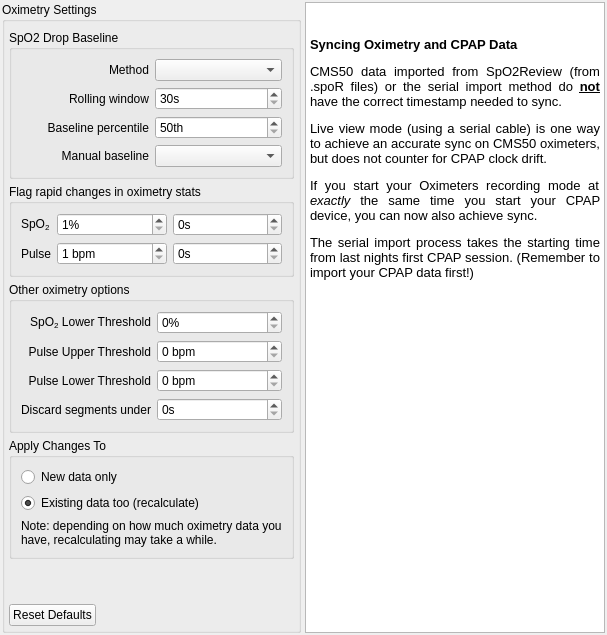
            <widget class="QWidget" name="oximetryTab">
             <attribute name="title">
              <string>Oximetry</string>
             </attribute>
             <layout class="QHBoxLayout" name="horizontalLayout_12">
              <property name="spacing">
               <number>4</number>
              </property>
              <property name="leftMargin">
               <number>2</number>
              </property>
              <property name="topMargin">
               <number>2</number>
              </property>
              <property name="rightMargin">
               <number>2</number>
              </property>
              <property name="bottomMargin">
               <number>2</number>
              </property>
              <item>
               <widget class="QGroupBox" name="oximetryGroupBox">
                <property name="title">
                 <string>Oximetry Settings</string>
                </property>
                <property name="checkable">
                 <bool>false</bool>
                </property>
                <layout class="QGridLayout" name="gridLayout_2">
                 <property name="leftMargin">
                  <number>4</number>
                 </property>
                 <property name="topMargin">
                  <number>8</number>
                 </property>
                 <property name="rightMargin">
                  <number>4</number>
                 </property>
                 <property name="bottomMargin">
                  <number>4</number>
                 </property>
                 <property name="spacing">
                  <number>5</number>
                 </property>
                 <item row="0" column="0" colspan="2">
                  <widget class="QGroupBox" name="experimental_group">
                    <property name="title">
                      <string>SpO2 Drop Baseline</string>
                    </property>
                    <layout class="QGridLayout" name="gridLayout_spo2Baseline">
                      <item row="0" column="0">
                        <widget class="QLabel" name="label_47">
                          <property name="text">
                            <string>Method</string>
                          </property>
                          <property name="alignment">
                            <set>Qt::AlignRight|Qt::AlignTrailing|Qt::AlignVCenter</set>
                          </property>
                        </widget>
                      </item>
                      <item row="0" column="1">
                        <widget class="QComboBox" name="spo2BaselineMethod">
                          <property name="toolTip">
                            <string>The SpO2 level that drops are measured from.
Rolling: the average of the readings just before, so the baseline follows slow changes through the night (recommended).
Whole night / First hour: one value for the session, from the percentile set below.
Manual: the fixed value set below.</string>
                          </property>
                        </widget>
                      </item>
                      <item row="1" column="0">
                        <widget class="QLabel" name="label_spo2BaselineWindow">
                          <property name="text">
                            <string>Rolling window</string>
                          </property>
                          <property name="alignment">
                            <set>Qt::AlignRight|Qt::AlignTrailing|Qt::AlignVCenter</set>
                          </property>
                        </widget>
                      </item>
                      <item row="1" column="1">
                        <widget class="QSpinBox" name="spo2BaselineWindow">
                          <property name="toolTip">
                            <string>How far back the rolling baseline looks. Readings already part of a drop are left out.</string>
                          </property>
                          <property name="suffix">
                            <string>s</string>
                          </property>
                          <property name="minimum">
                            <number>30</number>
                          </property>
                          <property name="maximum">
                            <number>600</number>
                          </property>
                          <property name="singleStep">
                            <number>30</number>
                          </property>
                        </widget>
                      </item>
                      <item row="2" column="0">
                        <widget class="QLabel" name="label_spo2BaselinePercentile">
                          <property name="text">
                            <string>Baseline percentile</string>
                          </property>
                          <property name="alignment">
                            <set>Qt::AlignRight|Qt::AlignTrailing|Qt::AlignVCenter</set>
                          </property>
                        </widget>
                      </item>
                      <item row="2" column="1">
                        <widget class="QSpinBox" name="spo2BaselinePercentile">
                          <property name="toolTip">
                            <string>For the Whole night and First hour methods: the baseline is the SpO2 level the readings are at or below for this share of the time.
The 50th percentile (the median) suits most nights.
Higher percentiles cope better with nights spent mostly desaturated, but on steady nights they count normal variation as drops.</string>
                          </property>
                          <property name="suffix">
                            <string>th</string>
                          </property>
                          <property name="minimum">
                            <number>50</number>
                          </property>
                          <property name="maximum">
                            <number>95</number>
                          </property>
                          <property name="singleStep">
                            <number>5</number>
                          </property>
                        </widget>
                      </item>
                      <item row="3" column="0">
                        <widget class="QLabel" name="label_baseSpO2Option">
                          <property name="text">
                            <string>Manual baseline</string>
                          </property>
                          <property name="alignment">
                            <set>Qt::AlignRight|Qt::AlignTrailing|Qt::AlignVCenter</set>
                          </property>
                        </widget>
                      </item>
                      <item row="3" column="1">
                        <widget class="QComboBox" name="baseSpO2Option">
                          <property name="toolTip">
                            <string>The fixed baseline used by the Manual method. This may be useful when the automatic baselines are not typical of your data, or to compare days more easily.</string>
                          </property>
                        </widget>
                      </item>
                    </layout>
                  </widget>
                 </item>
                 <item row="2" column="0" colspan="2">
                  <widget class="QGroupBox" name="groupBox_3">
                   <property name="sizePolicy">
                    <sizepolicy hsizetype="Preferred" vsizetype="Preferred">
                     <horstretch>0</horstretch>
                     <verstretch>0</verstretch>
                    </sizepolicy>
                   </property>
                   <property name="title">
                    <string>Other oximetry options</string>
                   </property>
                   <layout class="QGridLayout" name="gridLayout_13">
                    <item row="0" column="1">
                     <widget class="QSpinBox" name="oxiDesaturationThreshold">
                      <property name="toolTip">
                       <string>Where the SpO2 Lower Threshold line is drawn on the SpO2 graph. Turn the line on from the graph's right-click menu, under Dotted Lines.</string>
                      </property>
                      <property name="suffix">
                       <string notr="true">%</string>
                      </property>
                     </widget>
                    </item>
                    <item row="2" column="1">
                     <widget class="QSpinBox" name="flagPulseBelow">
                      <property name="toolTip">
                       <string>Where the Pulse Lower Threshold line is drawn on the Pulse graph. Turn the line on from the graph's right-click menu, under Dotted Lines.</string>
                      </property>
                      <property name="suffix">
                       <string> bpm</string>
                      </property>
                     </widget>
                    </item>
                    <item row="3" column="1">
                     <widget class="QSpinBox" name="oxiDiscardThreshold">
                      <property name="toolTip">
                       <string>When running Data → Automatic Oximetry Cleanup, segments of oximetry data shorter than this are discarded.</string>
                      </property>
                      <property name="suffix">
                       <string>s</string>
                      </property>
                      <property name="maximum">
                       <number>300</number>
                      </property>
                     </widget>
                    </item>
                    <item row="3" column="0">
                     <widget class="QLabel" name="label_33">
                      <property name="text">
                       <string>Discard segments under</string>
                      </property>
                      <property name="alignment">
                       <set>Qt::AlignRight|Qt::AlignTrailing|Qt::AlignVCenter</set>
                      </property>
                     </widget>
                    </item>
                    <item row="1" column="1">
                     <widget class="QSpinBox" name="flagPulseAbove">
                      <property name="toolTip">
                       <string>Where the Pulse Upper Threshold line is drawn on the Pulse graph. Turn the line on from the graph's right-click menu, under Dotted Lines.</string>
                      </property>
                      <property name="suffix">
                       <string> bpm</string>
                      </property>
                      <property name="maximum">
                       <number>150</number>
                      </property>
                     </widget>
                    </item>
                    <item row="0" column="0">
                     <widget class="QLabel" name="label_52">
                      <property name="text">
                       <string>&lt;html&gt;&lt;head/&gt;&lt;body&gt;&lt;p&gt;SpO&lt;span style=&quot; vertical-align:sub;&quot;&gt;2&lt;/span&gt; Lower Threshold&lt;/p&gt;&lt;/body&gt;&lt;/html&gt;</string>
                      </property>
                      <property name="alignment">
                       <set>Qt::AlignRight|Qt::AlignTrailing|Qt::AlignVCenter</set>
                      </property>
                     </widget>
                    </item>
                    <item row="2" column="0">
                     <widget class="QLabel" name="label_54">
                      <property name="text">
                       <string>Pulse Lower Threshold</string>
                      </property>
                      <property name="alignment">
                       <set>Qt::AlignRight|Qt::AlignTrailing|Qt::AlignVCenter</set>
                      </property>
                     </widget>
                    </item>
                    <item row="1" column="0">
                     <widget class="QLabel" name="label_53">
                      <property name="text">
                       <string>Pulse Upper Threshold</string>
                      </property>
                      <property name="alignment">
                       <set>Qt::AlignRight|Qt::AlignTrailing|Qt::AlignVCenter</set>
                      </property>
                     </widget>
                    </item>
                   </layout>
                  </widget>
                 </item>
                 <item row="1" column="0" colspan="2">
                  <widget class="QGroupBox" name="groupBox_4">
                   <property name="sizePolicy">
                    <sizepolicy hsizetype="Preferred" vsizetype="Preferred">
                     <horstretch>0</horstretch>
                     <verstretch>0</verstretch>
                    </sizepolicy>
                   </property>
                   <property name="title">
                    <string>Flag rapid changes in oximetry stats</string>
                   </property>
                   <layout class="QGridLayout" name="gridLayout_4">
                    <item row="1" column="2">
                     <widget class="QDoubleSpinBox" name="spo2DropDuration">
                      <property name="toolTip">
                       <string>Minimum duration of drop in oxygen saturation</string>
                      </property>
                      <property name="suffix">
                       <string>s</string>
                      </property>
                      <property name="decimals">
                       <number>0</number>
                      </property>
                     </widget>
                    </item>
                    <item row="1" column="0">
                     <widget class="QLabel" name="label_24">
                      <property name="sizePolicy">
                       <sizepolicy hsizetype="Fixed" vsizetype="Preferred">
                        <horstretch>0</horstretch>
                        <verstretch>0</verstretch>
                       </sizepolicy>
                      </property>
                      <property name="text">
                       <string notr="true">&lt;html&gt;&lt;head/&gt;&lt;body&gt;&lt;p&gt;SpO&lt;span style=&quot; vertical-align:sub;&quot;&gt;2&lt;/span&gt;&lt;/p&gt;&lt;/body&gt;&lt;/html&gt;</string>
                      </property>
                     </widget>
                    </item>
                    <item row="3" column="0">
                     <widget class="QLabel" name="label_25">
                      <property name="sizePolicy">
                       <sizepolicy hsizetype="Fixed" vsizetype="Preferred">
                        <horstretch>0</horstretch>
                        <verstretch>0</verstretch>
                       </sizepolicy>
                      </property>
                      <property name="text">
                       <string>Pulse</string>
                      </property>
                     </widget>
                    </item>
                    <item row="3" column="2">
                     <widget class="QDoubleSpinBox" name="pulseChangeDuration">
                      <property name="toolTip">
                       <string>Time window within which the pulse rate must change by at least the amount set</string>
                      </property>
                      <property name="suffix">
                       <string>s</string>
                      </property>
                      <property name="decimals">
                       <number>0</number>
                      </property>
                     </widget>
                    </item>
                    <item row="3" column="1">
                     <widget class="QDoubleSpinBox" name="pulseChange">
                      <property name="toolTip">
                       <string>Sudden change in Pulse Rate of at least this amount</string>
                      </property>
                      <property name="suffix">
                       <string> bpm</string>
                      </property>
                      <property name="decimals">
                       <number>0</number>
                      </property>
                      <property name="minimum">
                       <double>1.000000000000000</double>
                      </property>
                     </widget>
                    </item>
                    <item row="1" column="1">
                     <widget class="QDoubleSpinBox" name="spo2Drop">
                      <property name="toolTip">
                       <string>Percentage drop in oxygen saturation</string>
                      </property>
                      <property name="suffix">
                       <string notr="true">%</string>
                      </property>
                      <property name="decimals">
                       <number>0</number>
                      </property>
                      <property name="minimum">
                       <double>1.000000000000000</double>
                      </property>
                     </widget>
                    </item>
                   </layout>
                  </widget>
                 </item>
                 <item row="3" column="0" colspan="2">
                  <widget class="QGroupBox" name="oxiApplyGroup">
                   <property name="title">
                    <string>Apply Changes To</string>
                   </property>
                   <property name="toolTip">
                    <string>SpO2 drop and pulse change flags are calculated when data is imported and are saved with it. Choose whether changes to the settings above also recalculate the data you already have.</string>
                   </property>
                   <layout class="QVBoxLayout" name="verticalLayout_oxiApply">
                    <item>
                     <widget class="QRadioButton" name="oxiApplyNewOnly">
                      <property name="text">
                       <string>New data only</string>
                      </property>
                      <property name="toolTip">
                       <string>Existing data keeps the flags it has. The new settings are used for data imported from now on.</string>
                      </property>
                     </widget>
                    </item>
                    <item>
                     <widget class="QRadioButton" name="oxiApplyRecalculate">
                      <property name="text">
                       <string>Existing data too (recalculate)</string>
                      </property>
                      <property name="toolTip">
                       <string>Recalculates the SpO2 drop and pulse change flags of all your existing oximetry data with the new settings.</string>
                      </property>
                      <property name="checked">
                       <bool>true</bool>
                      </property>
                     </widget>
                    </item>
                    <item>
                     <widget class="QLabel" name="oxiApplyNote">
                      <property name="text">
                       <string>Note: depending on how much oximetry data you have, recalculating may take a while.</string>
                      </property>
                      <property name="wordWrap">
                       <bool>true</bool>
                      </property>
                     </widget>
                    </item>
                   </layout>
                  </widget>
                 </item>
                 <item row="4" column="0" colspan="2">
                  <spacer name="verticalSpacer_6">
                   <property name="orientation">
                    <enum>Qt::Vertical</enum>
                   </property>
                   <property name="sizeHint" stdset="0">
                    <size>
                     <width>20</width>
                     <height>40</height>
                    </size>
                   </property>
                  </spacer>
                 </item>
                 <item row="5" column="0">
                  <widget class="QPushButton" name="resetOxiMetryDefaults">
                   <property name="sizePolicy">
                    <sizepolicy hsizetype="Fixed" vsizetype="Minimum">
                     <horstretch>0</horstretch>
                     <verstretch>0</verstretch>
                    </sizepolicy>
                   </property>
                   <property name="text">
                    <string>Reset Defaults</string>
                   </property>
                  </widget>
                 </item>
                </layout>
               </widget>
              </item>
              <item>
               <widget class="QTextBrowser" name="textBrowser">
                <property name="sizePolicy">
                 <sizepolicy hsizetype="Expanding" vsizetype="Expanding">
                  <horstretch>0</horstretch>
                  <verstretch>0</verstretch>
                 </sizepolicy>
                </property>
                <property name="minimumSize">
                 <size>
                  <width>300</width>
                  <height>0</height>
                 </size>
                </property>
                <property name="html">
                 <string>&lt;!DOCTYPE HTML PUBLIC &quot;-//W3C//DTD HTML 4.0//EN&quot; &quot;http://www.w3.org/TR/REC-html40/strict.dtd&quot;&gt;
&lt;html&gt;&lt;head&gt;&lt;meta name=&quot;qrichtext&quot; content=&quot;1&quot; /&gt;&lt;style type=&quot;text/css&quot;&gt;
p, li { white-space: pre-wrap; }
&lt;/style&gt;&lt;/head&gt;&lt;body style=&quot; font-family:'MS Shell Dlg 2'; font-size:8.25pt; font-weight:400; font-style:normal;&quot;&gt;
&lt;p style=&quot; margin-top:0px; margin-bottom:0px; margin-left:0px; margin-right:0px; -qt-block-indent:0; text-indent:0px;&quot;&gt;&lt;span style=&quot; font-family:'Ubuntu'; font-size:11pt;&quot;&gt; &lt;/span&gt;&lt;/p&gt;
&lt;p style=&quot; margin-top:12px; margin-bottom:12px; margin-left:0px; margin-right:0px; -qt-block-indent:0; text-indent:0px;&quot;&gt;&lt;span style=&quot; font-family:'Sans'; font-size:10pt; font-weight:600;&quot;&gt;Syncing Oximetry and CPAP Data&lt;/span&gt;&lt;/p&gt;
&lt;p align=&quot;justify&quot; style=&quot; margin-top:12px; margin-bottom:12px; margin-left:0px; margin-right:0px; -qt-block-indent:0; text-indent:0px;&quot;&gt;&lt;span style=&quot; font-family:'Sans'; font-size:10pt;&quot;&gt;CMS50 data imported from SpO2Review (from .spoR files) or the serial import method do &lt;/span&gt;&lt;span style=&quot; font-family:'Sans'; font-size:10pt; font-weight:600; text-decoration: underline;&quot;&gt;not&lt;/span&gt;&lt;span style=&quot; font-family:'Sans'; font-size:10pt;&quot;&gt; have the correct timestamp needed to sync.&lt;/span&gt;&lt;/p&gt;
&lt;p align=&quot;justify&quot; style=&quot; margin-top:12px; margin-bottom:12px; margin-left:0px; margin-right:0px; -qt-block-indent:0; text-indent:0px;&quot;&gt;&lt;span style=&quot; font-family:'Sans'; font-size:10pt;&quot;&gt;Live view mode (using a serial cable) is one way to achieve an accurate sync on CMS50 oximeters, but does not counter for CPAP clock drift.&lt;/span&gt;&lt;/p&gt;
&lt;p align=&quot;justify&quot; style=&quot; margin-top:12px; margin-bottom:12px; margin-left:0px; margin-right:0px; -qt-block-indent:0; text-indent:0px;&quot;&gt;&lt;span style=&quot; font-family:'Sans'; font-size:10pt;&quot;&gt;If you start your Oximeters recording mode at &lt;/span&gt;&lt;span style=&quot; font-family:'Sans'; font-size:10pt; font-style:italic;&quot;&gt;exactly &lt;/span&gt;&lt;span style=&quot; font-family:'Sans'; font-size:10pt;&quot;&gt;the same time you start your CPAP device, you can now also achieve sync. &lt;/span&gt;&lt;/p&gt;
&lt;p align=&quot;justify&quot; style=&quot; margin-top:12px; margin-bottom:12px; margin-left:0px; margin-right:0px; -qt-block-indent:0; text-indent:0px;&quot;&gt;&lt;span style=&quot; font-family:'Sans'; font-size:10pt;&quot;&gt;The serial import process takes the starting time from last nights first CPAP session. (Remember to import your CPAP data first!)&lt;/span&gt;&lt;/p&gt;&lt;/body&gt;&lt;/html&gt;</string>
                </property>
               </widget>
              </item>
             </layout>
            </widget>
